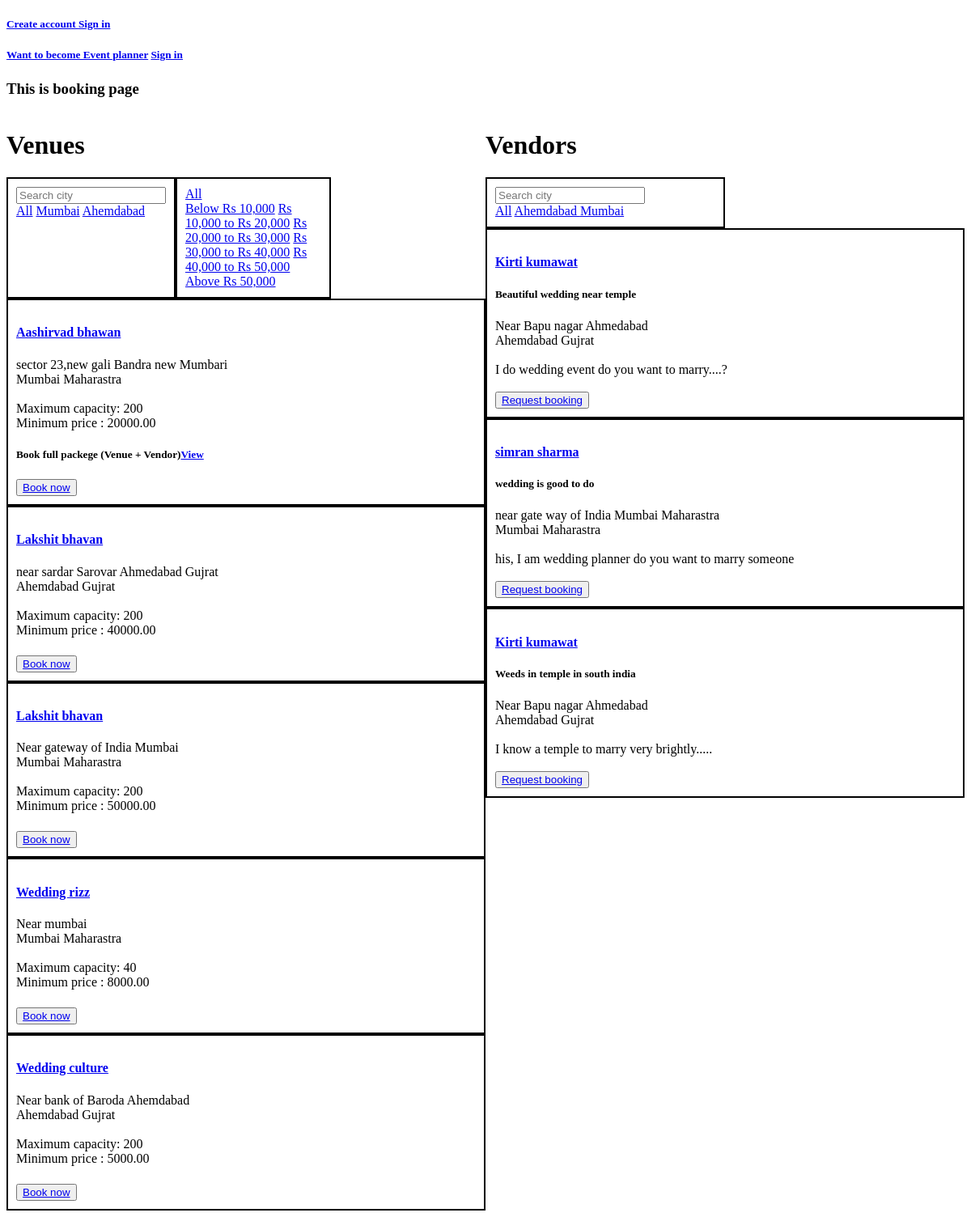
Screenshot of /book/1/ with the database file from the repository.
### EventPlanner/models.py (models this page shows, shortened)
class Venue(models.Model):
    name = models.CharField(max_length=100,null=False,blank=False)
    about = models.TextField(blank=True,null=True)
    min_price = models.DecimalField(max_digits=10, decimal_places=2,null=True,blank=True)
    max_capacity = models.IntegerField(null=False,blank=False)
    location = models.TextField(null=False,blank=False)
    city = models.CharField(max_length=20,null=False,blank=False)
    state = models.CharField(choices=venue_choices,max_length=50,null=False,blank=False)
    vendors = models.ManyToManyField(User,null=True,blank=True)
    category = models.ManyToManyField(Category)
    service_offered = models.TextField(null=True,blank=True)
    contact_info = models.TextField(null=False,blank=False)

class Event(models.Model):
    category = models.ForeignKey(Category,on_delete=models.CASCADE)
    event_planner = models.ForeignKey(User,on_delete=models.CASCADE,null=True)
    name = models.CharField(max_length=100)
    description = models.TextField(null=True,blank=True)

class UserProfile(models.Model):
    user = models.OneToOneField(User,on_delete=models.CASCADE)
    user_type = models.CharField(choices=user_type_choices,max_length=50)
    contact_info = models.CharField(max_length=200,blank=True,null=True,verbose_name='Contact information')
    company_name = models.CharField(max_length=50,blank=True,null=True)
    website = models.URLField(max_length=200,blank=True,null=True)
    about = models.TextField(blank=True,null=True)
    city = models.CharField(max_length=20,null=False,blank=False)
    state = models.CharField(max_length=20,null=False,blank=False)
    location = models.TextField(blank=True,null=True)
    service_offered = models.TextField(blank=True,null=True)
    profile_picture = models.ImageField(upload_to = 'images/', height_field=None, width_field=None, max_length=None,null=True,blank = True)

### customer/views.py (the view, shortened to what this page needs)
# urls.py: path('book/<int:pk>/',views.book),
def book(request,pk):
    if not request.user.is_authenticated or request.user.userprofile.user_type == 'is_customer':
        error = None
        category = Category.objects.get(id = pk)
        events = Event.objects.filter(category = category)
        venues = Venue.objects.filter(category = category)
        if request.method == 'GET':
            venue_city = request.GET.get('venue-city')
            min_price = request.GET.get('min_price')
            max_price = request.GET.get('max_price')
            vendor_city = request.GET.get('vendor-city')
            vendor_name = request.GET.get('vendor-name')
            vendor_first_name = request.GET.get('vendor-first-name')
            vendor_last_name = request.GET.get('vendor-last-name')
            try:
                if venue_city and not min_price:
                    venues = Venue.objects.filter(category = category,city__icontains = venue_city)
                if min_price and max_price and not venue_city:
                    venues = Venue.objects.filter(category = category,min_price__lt = float(max_price),min_price__gte = float(min_price))
                if min_price and max_price and venue_city:
                    venues = Venue.objects.filter(category=category,city__icontains = venue_city,min_price__lt = float(max_price),min_price__gte = float(min_price))
            except:
                pass
        context = {'error':error,'events':events,'venues':venues,'pk':pk,'venue_city':venue_city,'min_price':min_price,'max_price':max_price,'vendor_city':vendor_city,}
        return render(request,'customer/booking.html',context)

### customer/templates/customer/booking.html (shortened to what this page needs)
{% extends 'customer/home.html' %}
{% block content %}
<h3>This is booking page </h3>
<div class="grid-div">
    {% if venues %}
    <div>
        <h1>Venues</h1>
        <div class="filter-div-event">
            <div class="filter">
                <form action="" method="GET">
                    <input type="text" placeholder="Search city" name="venue-city">
                </form>
                <a href="/book/{{pk}}/">All</a>
                {% for venue in venues %}
                {% if not min_price %}
                <a href="/book/{{pk}}/?venue-city={{venue.city}}"
                    class="venue-{{venue.city}} venue-city">{{venue.city}}</a>
                {% else %}
                <a href="/book/{{pk}}/?min_price={{min_price}}&max_price={{max_price}}&venue-city={{venue.city}}"
                    class="venue-{{venue.city}} venue-city">{{venue.city}}</a>
                {% endif %}
                {% endfor %}
            </div>
            <div class="filter">
                <a href="/book/{{pk}}/">All</a>
                {% if not venue_city %}
                <div>
                    <a href="/book/{{pk}}/?min_price=0&max_price=9999">Below Rs 10,000</a>
                    <a href="/book/{{pk}}/?min_price=10000&max_price=19999">Rs 10,000 to Rs 20,000</a>
                    <a href="/book/{{pk}}/?min_price=20000&max_price=29999">Rs 20,000 to Rs 30,000</a>
                    <a href="/book/{{pk}}/?min_price=30000&max_price=39999">Rs 30,000 to Rs 40,000</a>
                    <a href="/book/{{pk}}/?min_price=40000&max_price=49999">Rs 40,000 to Rs 50,000</a>
                    <a href="/book/{{pk}}/?min_price=50000&max_price=10000000000">Above Rs 50,000</a>
                </div>
                {% endif %}
            </div>
        </div>
        {% for venue in venues %}
        <div class="event-info-div">
            <a href="/venue-info/{{venue.id}}/">
                <h4>{{venue.name}}</h4>
            </a>
            <div>{{venue.location}}</div>
            <div>{{venue.city}} {{venue.state}}</div>
            <br>
            <div>Maximum capacity: {{venue.max_capacity}}</div>
            <div>Minimum price : {{venue.min_price}}</div>
            <h5>
                {% if venue.vendors.all %}
                <div> Book full packege (Venue + Vendor)<a href="/full-package/{{venue.id}}/">View</a></div>
                {% endif %}
            </h5>
            {% if request.user.is_authenticated %}
            {% if request.user.userprofile.user_type == 'is_customer' %}
            <form action="/create-book/" method="POST">
                {% csrf_token %}
                <input type="date" name="date" placeholder="date" required>
                <input type="time" name="time" placeholder="time">
                <input type="hidden" value="{{venue.id}}" name="venue_id">
                <button type="submit">Book now</button>
                {% endif %}
                {% else %}
                <button class="un-auth-book"><a href="/login-C/">Book now</a></button>
                {% endif %}
        </div>
        {% endfor %}
    </div>
    {% else %}
    <div>
        <p>Sorry no venues avaialble for the given location or price</p>
        <br><br><br>
        <a href="/book/{{pk}}/">View available options</a>
    </div>
    {% endif %}
    {% if events %}
    <div>
        <h1>Vendors</h1>
        <div class="filter-div-vendor">
            <div class="filter">
                <form action="" method="GET">
                    <input type="text" placeholder="Search city" name="vendor-city">
                </form>
                <a href="/book/{{pk}}/">All</a>
                {% for event in events %}
                <a href="/book/{{pk}}/?vendor-city={{event.event_planner.userprofile.city}}"
                    class="vendor-{{event.event_planner.userprofile.city}} vendor-city">{{event.event_planner.userprofile.city}}
                </a>
                {% endfor %}
            </div>
        </div>
            {% for event in events %}
            <div class="event-info-div">
                <a href="/event-planner-info/{{event.event_planner.id}}/">
                    <h4>{{event.event_planner.first_name}} {{event.event_planner.last_name}}</h4>
                </a>
                <div>
                    <h5>{{event.name}}</h5>
                </div>
                <div>
                    {{event.event_planner.userprofile.location}}
                </div>
                <div>
                    {{event.event_planner.userprofile.city}} {{event.event_planner.userprofile.state}}
                </div>
                <br>
                <div>{{event.description}}</div>
                <br>
                    {% if request.user.is_authenticated %}
                        {% if request.user.userprofile.user_type == 'is_customer' %}
                        <form action="/create-book/" method="POST">
                            {% csrf_token %}
                            <input type="text" name="location" placeholder="location" required>
                            <input type="date" name="date" placeholder="date" required>
                            <input type="time" name="time" placeholder="time">
                            <input type="hidden" value="{{event.event_planner.id}}" name="vendor_id">
                            <button type="submit">Request booking</button>
                        </form>
                        {% endif %}
                    {% else %}
                    <button class="un-auth-book"><a href="/login-C/">Request booking</a></button>
                    {% endif %}
            </div>
            {% endfor %}
    </div>
    {% else %}
    <div>
        <p>Sorry no vendors avaialble for the given location</p>
        <br><br><br>
        <a href="/book/{{pk}}/">View available options</a>
    </div>
    {% endif %}
</div>
{% endblock %}

### customer/templates/customer/booking.html (style rules this page uses)
.event-info-div { border: 2px solid #000; padding: 10px; }
.grid-div { display: grid; grid-template-columns: 1fr 1fr; }
.filter-div-event { display: grid; grid-template-columns: 1fr 1fr 1fr; }
.filter-div-vendor { display: grid; grid-template-columns: 1fr 1fr; }
.filter { border: 2px solid #000; padding: 10px; }

### rows the page displays
Venue: city "Mumbai", name "Aashirvad bhawan", location "sector 23,new gali Bandra new Mumbari", state "Maharastra", max_capacity "200", min_price "20000.00"
Venue: city "Ahemdabad", name "Lakshit bhavan", location "near sardar Sarovar Ahmedabad Gujrat", state "Gujrat", max_capacity "200", min_price "40000.00"
Venue: name "Lakshit bhavan", location "Near gateway of India Mumbai", city "Mumbai", state "Maharastra", max_capacity "200", min_price "50000.00"
Venue: name "Wedding rizz", location "Near mumbai", city "Mumbai", state "Maharastra", max_capacity "40", min_price "8000.00"
Venue: name "Wedding culture", location "Near bank of Baroda Ahemdabad", city "Ahemdabad", state "Gujrat", max_capacity "200", min_price "5000.00"
Event: event_planner.userprofile.city "Ahemdabad", event_planner.first_name "Kirti", event_planner.last_name "kumawat", name "Beautiful wedding near temple", event_planner.userprofile.location "Near Bapu nagar Ahmedabad", event_planner.userprofile.state "Gujrat", description "I do wedding event do you want to marry....?"
Event: event_planner.userprofile.city "Mumbai", event_planner.first_name "simran", event_planner.last_name "sharma", name "wedding is good to do", event_planner.userprofile.location "near gate way of India Mumbai Maharastra", event_planner.userprofile.state "Maharastra", description "his, I am wedding planner do you want to marry someone"
Event: event_planner.first_name "Kirti", event_planner.last_name "kumawat", name "Weeds in temple in south india", event_planner.userprofile.location "Near Bapu nagar Ahmedabad", event_planner.userprofile.city "Ahemdabad", event_planner.userprofile.state "Gujrat", description "I know a temple to marry very brightly....."
